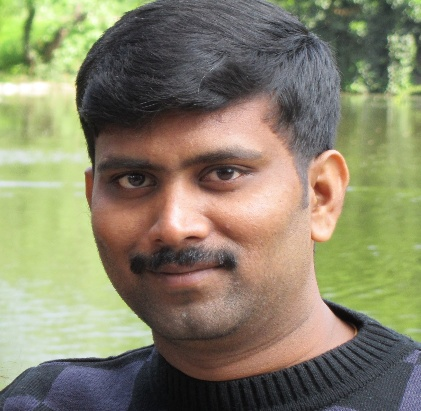
#> input picture opencv_demo/resources/rsk_resize.jpg, 421 x 411 px
$ python opencv_smoothing_demo.py
#> lines starting #> are read from the running program, lines starting #| are printed output that depends on the picture
import cv2 as cv
import numpy as np

img = cv.imread('resources/rsk_resize.jpg')
#> img is the input picture: shape (411, 421, 3); mean B, G, R 106.3, 131.8, 135.8

#filter for smoothen it.
kernel = np.ones((5,5),np.float32)/25

#filter for edge detection
# kernel = np.array([[0.0, -1.0, 0.0],
#                    [-1.0, 4.0, -1.0],
#                    [0.0, -1.0, 0.0]])
# kernel = kernel/(np.sum(kernel) if np.sum(kernel)!=0 else 1)

imgfilter = cv.filter2D(img,-1,kernel)

#blur the image for removing noises
# imgBoxblur = cv.boxFilter(img,-1,ksize=(5,5))
imgBblur = cv.blur(img,(5,5))
imgGaublur = cv.GaussianBlur(img,(5,5),0)
imgmedblur = cv.medianBlur(img,5)
imgbilatfilt = cv.bilateralFilter(img,9,75,75)

imgstack = np.concatenate((img,imgbilatfilt,imgGaublur),axis=1)
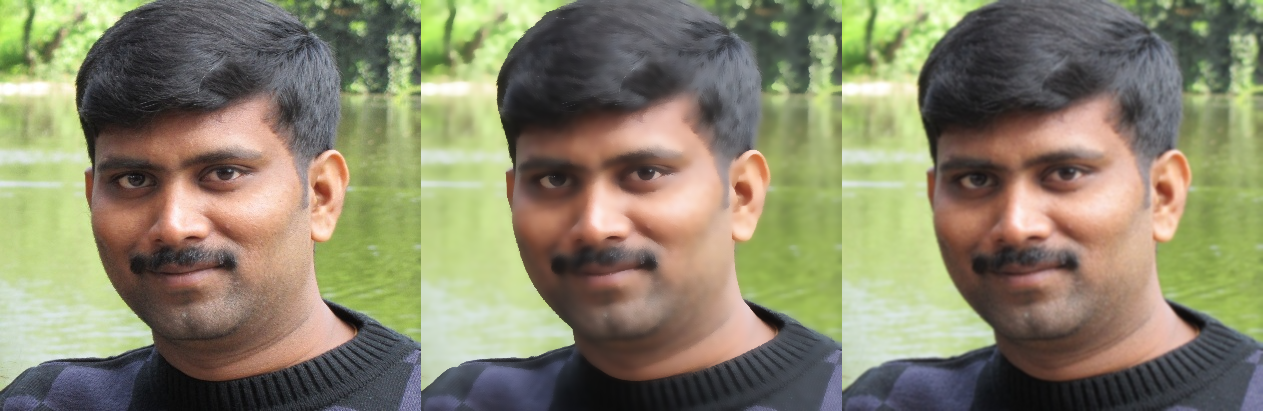
#> imgstack: shape (411, 1263, 3); mean B, G, R 106.3, 131.8, 135.8
cv.imshow('Smooth',imgstack)

cv.waitKey(0)
cv.destroyAllWindows()

$ run again, with opencv_demo/resources/roi.jpg copied over opencv_demo/resources/rsk_resize.jpg
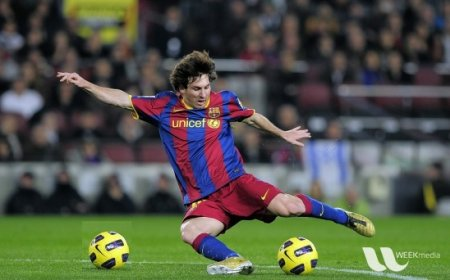
#> input picture opencv_demo/resources/roi.jpg, 450 x 280 px
#> img is the input picture: shape (280, 450, 3); mean B, G, R 72.3, 85.8, 82.3
#> `imgfilter = cv.filter2D(img,-1,kernel)`:
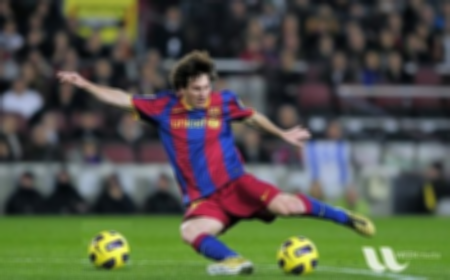
#> imgfilter: shape (280, 450, 3); mean B, G, R 72.3, 85.8, 82.3
#> `imgstack = np.concatenate((img,imgbilatfilt,imgGaublur),axis=1)`:
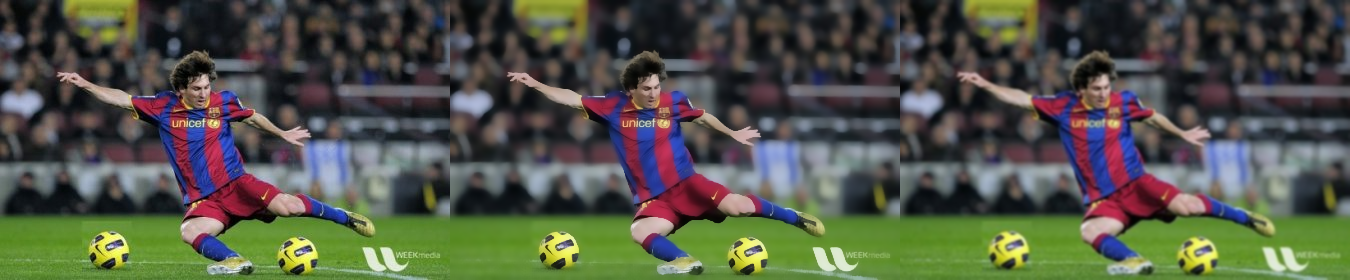
#> imgstack: shape (280, 1350, 3); mean B, G, R 72.3, 85.8, 82.3
